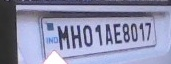
#> input picture data/captured_plates/plate_20250720_110330_MHO1NEGOY7.jpg, 171 x 64 px
$ python -i ocr_engine.py   (imports and definitions only)
#> lines starting #> are read from the running program, lines starting #| are printed output that depends on the picture; after the words box and inside, x2 and y2 are one past the last pixel; in counts of white or black regions, pixels touching at a corner belong together
#> further down, picture is the input picture: shape (64, 171, 3); mean B, G, R 172.7, 142.8, 140.3
import pytesseract
import cv2
import numpy as np
from PIL import Image
import re
from app.config import Config
import logging

class OCREngine:
    def __init__(self):
        import pytesseract
        from app.config import Config
        pytesseract.pytesseract.tesseract_cmd = Config.TESSERACT_CMD

    def preprocess_for_ocr(self, roi):
        import cv2
        import numpy as np
        gray = cv2.cvtColor(roi, cv2.COLOR_BGR2GRAY)
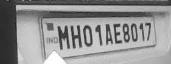
#> gray: shape (64, 171); min 29, max 255, mean 145.4
        h, w = gray.shape
#> h = 64; w = 171
        if h < 200:
            scale = int(200 / h)
#> scale = 3
            gray = cv2.resize(gray, (w * scale, 200), interpolation=cv2.INTER_CUBIC)
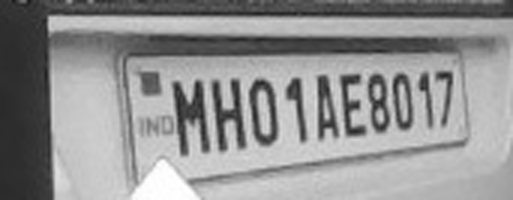
#> gray: shape (200, 513); min 25, max 255, mean 145.4
        clahe = cv2.createCLAHE(clipLimit=3.0, tileGridSize=(8, 8))
        gray = clahe.apply(gray)
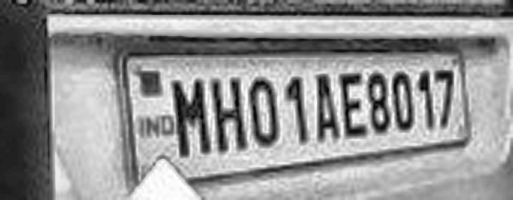
#> gray: shape (200, 513); min 4, max 255, mean 146
        gray = cv2.bilateralFilter(gray, 9, 75, 75)
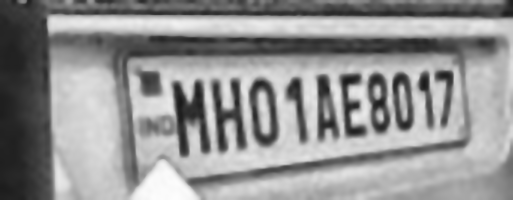
#> gray: shape (200, 513); min 25, max 253, mean 146
        thresh = cv2.adaptiveThreshold(
            gray, 255, cv2.ADAPTIVE_THRESH_GAUSSIAN_C, cv2.THRESH_BINARY, 15, 2)
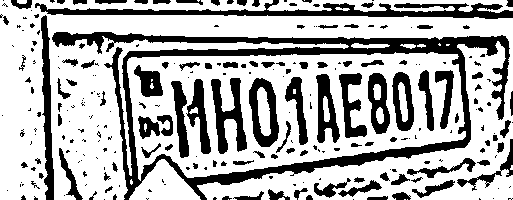
#> thresh: shape (200, 513); 68.8% white; 257 black regions (149 under 20 px), largest, box (x1, y1, x2, y2) and area: (52, 32, 510, 200) 11000, (35, 0, 513, 19) 3338, (41, 15, 54, 200) 1304
        if np.mean(thresh) < 127:
            thresh = cv2.bitwise_not(thresh)
        return thresh

    def extract_text(self, roi):
        import pytesseract
        processed_roi = self.preprocess_for_ocr(roi)
        custom_config = r'--oem 3 --psm 7 -c tessedit_char_whitelist=ABCDEFGHIJKLMNOPQRSTUVWXYZ0123456789'
        text = pytesseract.image_to_string(processed_roi, config=custom_config)
        return text.strip()


    def clean_text(self, raw_text):
        """Clean and validate extracted text"""
        # Remove whitespace and newlines
        text = raw_text.strip().replace('\n', '').replace('\r', '')

        # Remove special characters except alphanumeric
        text = re.sub(r'[^A-Z0-9]', '', text.upper())

        # Basic validation for plate format
        if self.is_valid_plate(text):
            return text

        return ""

    def is_valid_plate(self, text):
        """Validate if text looks like a license plate"""
        if not text or len(text) < 4 or len(text) > 10:
            return False

        # Check if it contains both letters and numbers
        has_letter = any(c.isalpha() for c in text)
        has_number = any(c.isdigit() for c in text)

        return has_letter and has_number

    def get_confidence_score(self, image):
        """Get OCR confidence score"""
        try:
            processed_image = self.preprocess_for_ocr(image)
            pil_image = Image.fromarray(processed_image)

#> (the run stopped early here; a loop or call above may not have finished)
